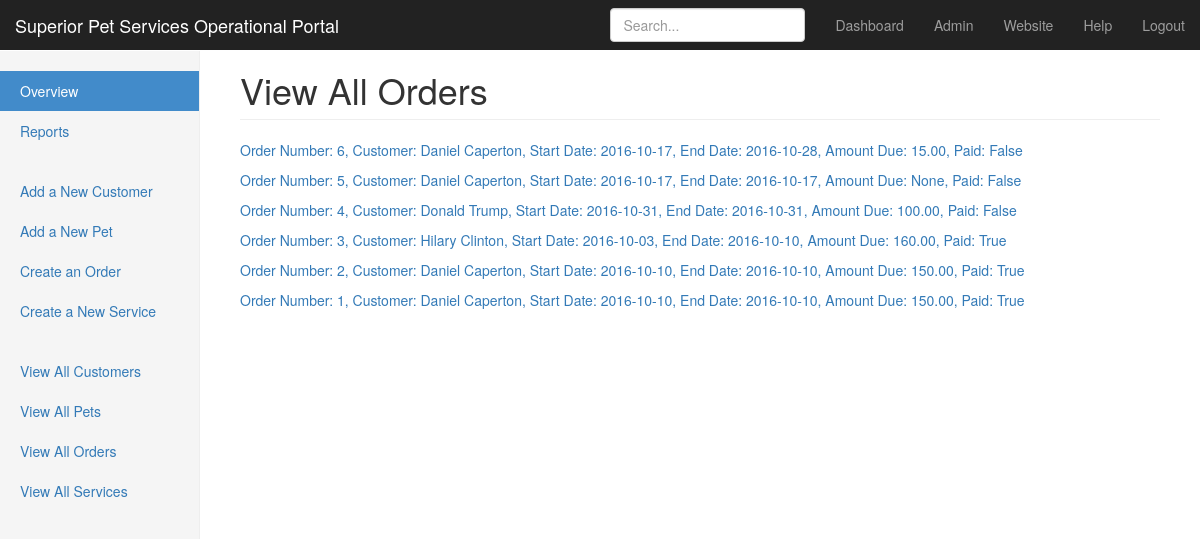
The app's page /pet_sitting/order/all/ (signed in), older data.
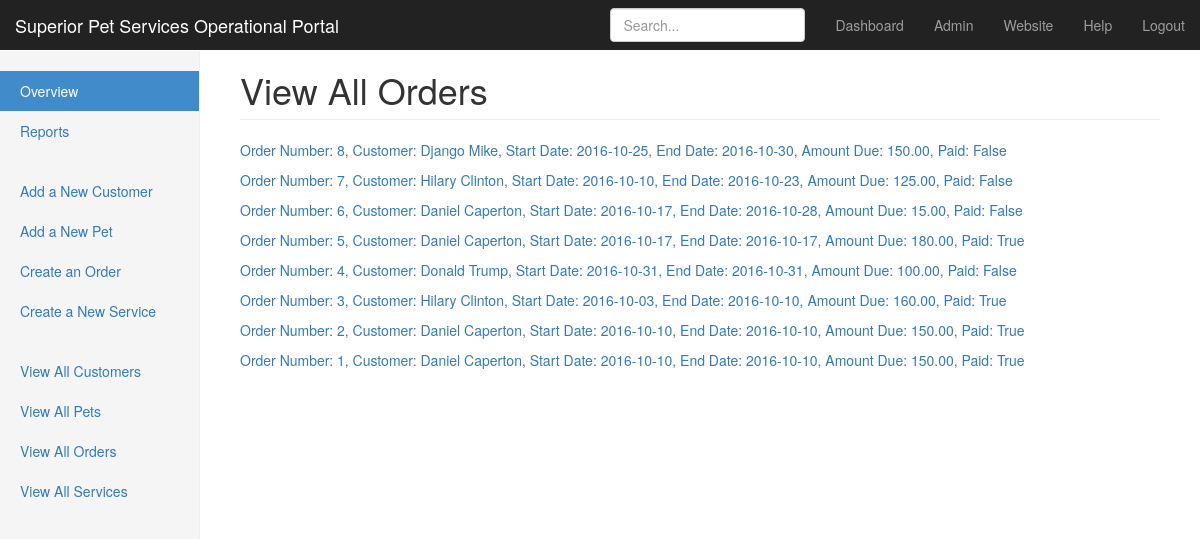
The same page, newer data.
### pet_sitting/models.py (models this page shows, shortened)
class Order(models.Model):
    order_date = models.DateTimeField(auto_now_add=True)
    customer = models.ForeignKey(Customer)
    start_date = models.DateField(auto_now=False)
    end_date = models.DateField(auto_now=False)
    total_visits = models.IntegerField(null=True)
    total_mileage = models.IntegerField(null=True, blank=True)
    amount_due = models.DecimalField(max_digits=10,
                                     decimal_places=2,
                                     blank=True,
                                     null=True)
    services = models.ForeignKey(Service, null=True)
    paid = models.BooleanField(default=False)
    def __str__(self):
        return 'Order Number: {}, ' \
               'Customer: {} {}, ' \
               'Start Date: {}, ' \
               'End Date: {}, ' \
               'Amount Due: {}, ' \
               'Paid: {}'.format(self.id,
                                 self.customer.first_name,
                                 self.customer.last_name,
                                 self.start_date,
                                 self.end_date,
                                 self.amount_due,
                                 self.paid)

class Customer(models.Model):
    signup_date = models.DateTimeField(auto_now_add=True)
    first_name = models.CharField(max_length=200)
    last_name = models.CharField(max_length=200)
    street_address = models.CharField(max_length=200)
    city = models.CharField(max_length=200)
    state = USStateField()
    zip_code = USZipCodeField()
    primary_phone = PhoneNumberField(blank=True, null=True)
    secondary_phone = PhoneNumberField(blank=True, null=True)
    email = models.EmailField(blank=True, null=True)
    vet_name = models.CharField(max_length=200, blank=True, null=True)
    vet_phone = PhoneNumberField(blank=True, null=True)
    emergency_contact_name = models.CharField(max_length=200,
                                              blank=True,
                                              null=True)
    emergency_contact_phone = PhoneNumberField(blank=True, null=True)
    contract_on_file = models.BooleanField()
    left_rating = models.BooleanField()
    allows_pics = models.BooleanField()
    mileage = models.IntegerField()
    notes = models.TextField(blank=True, null=True)

### pet_sitting/views.py (the view)
@login_required(login_url='/login/')
def get_orders(request):
    ids = Order.objects.order_by('id')
    ids = ids.reverse()
    context = {'ids': ids,
               'url': 'order',
               'heading': 'View All Orders', }
    return render(request, 'all_ids.html', context)

### pet_sitting/templates/all_ids.html
{% extends "menu_sidebar.html" %}
{% block page_heading %}<h1 class="page-header">{{ heading }}</h1>{% endblock %}
{% block page %}
    <table>
        {% for id in ids %}
        <p>
        <a href="/pet_sitting/{{ url }}/edit/{{ id.id }}/">{{ id }}</a>
        </p>
        {% endfor %}
    </table>
{% endblock %}

Row changes from the older to the newer data that the page shows:
added Order: id+customer+start_date "Order Number: 8, Customer: Django Mike, Start Date: 2016-10-25, End Date: 2016-10-30, Amount Due: 150.00, Paid: False"
added Order: id+customer+start_date "Order Number: 7, Customer: Hilary Clinton, Start Date: 2016-10-10, End Date: 2016-10-23, Amount Due: 125.00, Paid: False"
changed Order: id+customer+start_date "Order Number: 5, Customer: Daniel Caperton, Start Date: 2016-10-17, End Date: 2016-10-17, Amount Due: None, Paid: False" → "Order Number: 5, Customer: Daniel Caperton, Start Date: 2016-10-17, End Date: 2016-10-17, Amount Due: 180.00, Paid: True"
